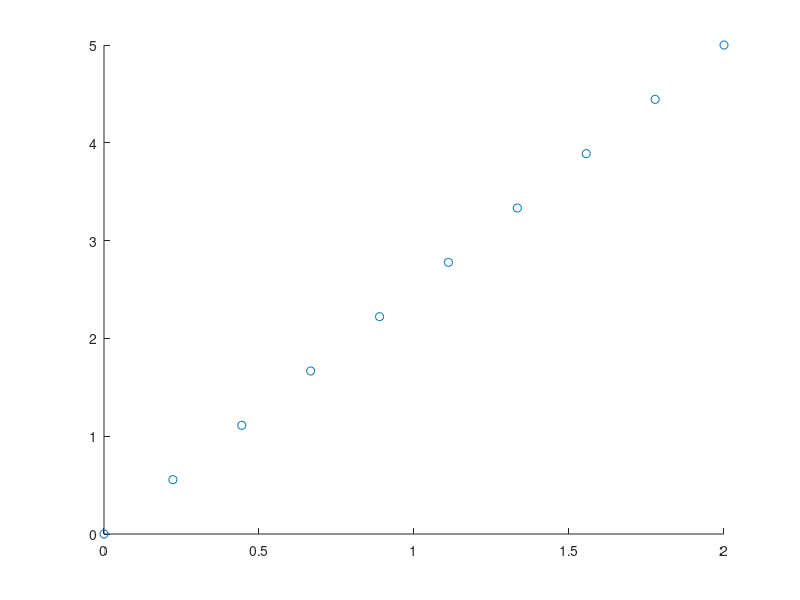

Write MATLAB code to recreate this figure.
square = [
  0 0 0
  1 0 0
  1 1 0
  0 1 0
];


K = [
0 0 0
1 0 0
0.5 0 0 
1 -1 0
0.5 0 0 
0 -1 0
0.5 0 0
];

x = linspace(0, 2*pi, 15);
y = sin(x).*1/(2*pi);
x = x.*1/(2*pi);

sinussy = [x' y'];


traj = square;

x = traj(:,1)
y = traj(:,2)
%plot(x, y)
%%


%a, b, c = 1, -1, 1
% a, b, c = 1, -2, 4
%%
a=1;
b=-1;
c=1;
%%
a=1;
b=-2;
c=4;
%%
a = a + c;

x = linspace(0, 2, 10);


y = -(a*x) / b;


scatter(x , y)

traj = [x' y']